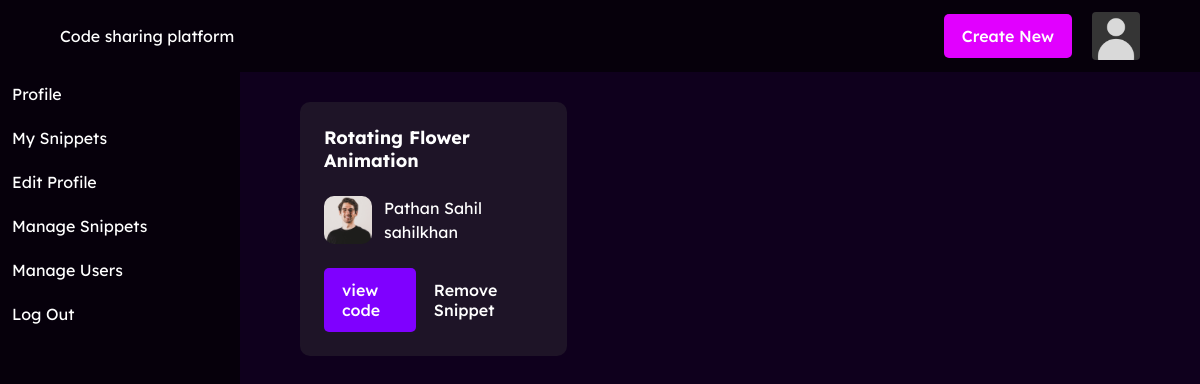
/admin/manageSnippets.php (signed in), run on the app's committed database.
### tables this page shows
CREATE TABLE `code_snippets` (
  `snippet_id` varchar(11) NOT NULL,
  `title` varchar(60) NOT NULL,
  `html_code` mediumtext DEFAULT NULL,
  `css_code` mediumtext DEFAULT NULL,
  `js_code` mediumtext DEFAULT NULL,
  `created_on` datetime NOT NULL,
  `author` varchar(50) NOT NULL
);

CREATE TABLE `users` (
  `username` varchar(30) NOT NULL,
  `email` varchar(256) NOT NULL,
  `name` varchar(50) NOT NULL,
  `registered_date` datetime NOT NULL,
  `password` varchar(32) NOT NULL,
  `user_avatar` varchar(100) DEFAULT NULL
);

### admin/manageSnippets.php (the view, shortened to what this page needs)
<!DOCTYPE html>
<html lang="en">
<head>
    <link rel="stylesheet" href="../css/style.css">
</head>
<body id="profile">
    <header>
        <div class="logo">
            <span>Code sharing platform</span>
        </div>
        <nav>
            <a href="./editor/create-new.php" class="btn" id="create-new-snippet-btn">Create New</a>
            <div class="user-details">
                <div class="user-avatar">
                    <?php
                    include "../config.php";
                    $username = $_SESSION['username'];
                    if ($_SESSION['user_role'] == 'admin') {
                        $sql1 = "SELECT user_avatar FROM admins WHERE `username`='${username}'";
                        $result1 = mysqli_query($conn, $sql1) or die("Query Failed.");
                        if (mysqli_num_rows($result1) > 0) {
                            while ($row = mysqli_fetch_assoc($result1)) {
                                if ($row['user_avatar'] == null) {
                                    ?>
                                    <img src="../images/default_avatar.jpg" alt="Author avatar">
                                    <?php
                                } else {
                                    ?>
                                    <img src="../images/user_avatars/<?php echo $row['user_avatar'] ?>" alt="Author avatar">
                                    <?php
                                }
                            }
                        }
                    }
                    ?>
                </div>
            </div>
        </nav>
    </header>
    <div class="profile-navigation">
        <a href="<?php echo $_SERVER["REQUEST_URI"] ?>">Profile</a>
        <a href="./mySnippets.php">My Snippets</a>
        <a href="./editProfile.php?username=<?php echo $_SESSION['username'] ?>">Edit Profile</a>
        <a href="./manageSnippets.php">Manage Snippets</a>
        <a href="./manageUsers.php">Manage Users</a>
        <a href="../logout.php">Log Out</a>
    </div>
    <div class="users-details">
        <div class="snippet-grid">
            <div class="container">
                <?php
                $sql = "SELECT * FROM code_snippets INNER JOIN users ON code_snippets.author = users.username;";
                $result = mysqli_query($conn, $sql) or die("Query Failed.");
                if (mysqli_num_rows($result) > 0) {
                    while ($row = mysqli_fetch_assoc($result)) {
                        ?>
                        <div class="snippet-card">
                            <h4>
                                <?php echo $row['title']; ?>
                            </h4>
                            <div class="author-details">
                                <div class="author-avatar">
                                    <?php
                                    if ($row['user_avatar'] == null) {
                                        ?>
                                        <img src="../images/default_avatar.jpg" alt="Author avatar">
                                        <?php
                                    } else {
                                        ?>
                                        <img src="../images/user_avatars/<?php echo $row['user_avatar'] ?>" alt="Author avatar">
                                        <?php
                                    }
                                    ?>
                                </div>
                                <address>
                                    <p>
                                        <?php echo $row['name'] ?>
                                    </p>
                                    <p>
                                        <?php echo $row['username'] ?>
                                    </p>
                                </address>
                            </div>
                            <div class="snippet-actions">
                                <a class="btn view-code-btn"
                                    href="../editor/update.php?snippet_id=<?php echo $row['snippet_id'] ?>">
                                    view code</a>
                                <a class="btn" href="./removeSnippet.php?snippet_id=<?php echo $row['snippet_id'] ?>"> Remove
                                    Snippet</a>
                            </div>
                        </div>
                        <?php
                    }
                }
                ?>
            </div>
        </div>
    </div>
</body>
</html>

### css/style.css (style rules this page uses)
* { margin: 0; padding: 0; box-sizing: border-box; }
body { font-family: "LexendDeca", sans-serif; background: #0f001d; color: #fff; }
p { line-height: 1.5rem; }
a { color: #ffffff; text-decoration: none; }
button, .btn, input { border: none; font-family: "LexendDeca"; }
a.btn, button { cursor: pointer; font-size: 16px; font-weight: 500; padding: 12px 18px; border-radius: 5px; display: inline-block; outline: none; }
header { padding: 12px 60px; background: #06000b; display: flex; justify-content: space-between; align-items: center; }
#create-new-snippet-btn { color: #fff; border: none; background-color: #e100ff; cursor: pointer; font-size: 16px; font-weight: 500; }
header nav { display: flex; gap: 20px; align-items: center; }
header .user-details { display: flex; position: relative; }
header .user-details .user-avatar { width: 48px; height: 48px; border-radius: 4px; overflow: hidden; cursor: pointer; }
header .user-details .user-avatar img { width: 100%; height: 100%; }
.snippet-grid { padding: 30px 60px; }
.snippet-grid .container { display: grid; grid-template-columns: repeat(3, 1fr); gap: 20px; }
.snippet-card { padding: 24px; border-radius: 10px; background-color: #1e1427; }
.snippet-card h4 { font-size: 18px; }
.snippet-card .author-details { display: flex; gap: 12px; margin-top: 24px; }
.snippet-card .author-details .author-avatar { width: 48px; height: 48px; border-radius: 10px; overflow: hidden; }
.snippet-card .author-avatar img { width: 100%; height: 100%; object-fit: cover; }
.snippet-card .author-details address { font-style: normal; }
.snippet-card .snippet-actions { display: flex; justify-content: end; margin-top: 24px; }
.snippet-card .snippet-actions .view-code-btn { background: #7f00ff; }
#profile { display: grid; grid-template-columns: 1fr 4fr; grid-template-rows: auto 1fr; height: 100vh; }
#profile header { grid-column: 1 / 6; }
#profile .profile-navigation { grid-column: 1/ 2; background: #06000b; display: flex; flex-direction: column; }
#profile .profile-navigation a { padding: 12px; display: inline-block; }

### data on the page
code_snippets: title "Rotating Flower Animation", author.user_avatar (picture), author.name "Pathan Sahil", author.username "sahilkhan"
